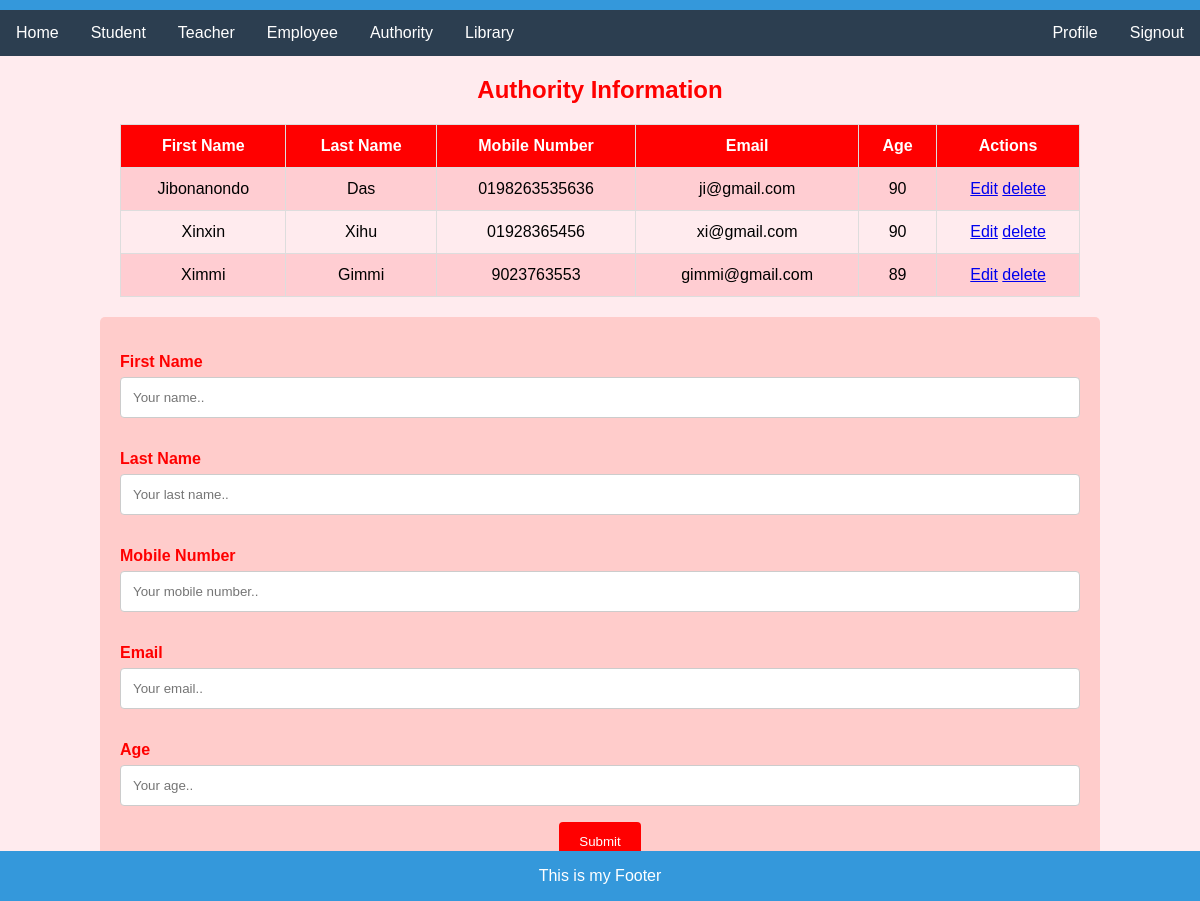
The app's page /authorityPage, older data.
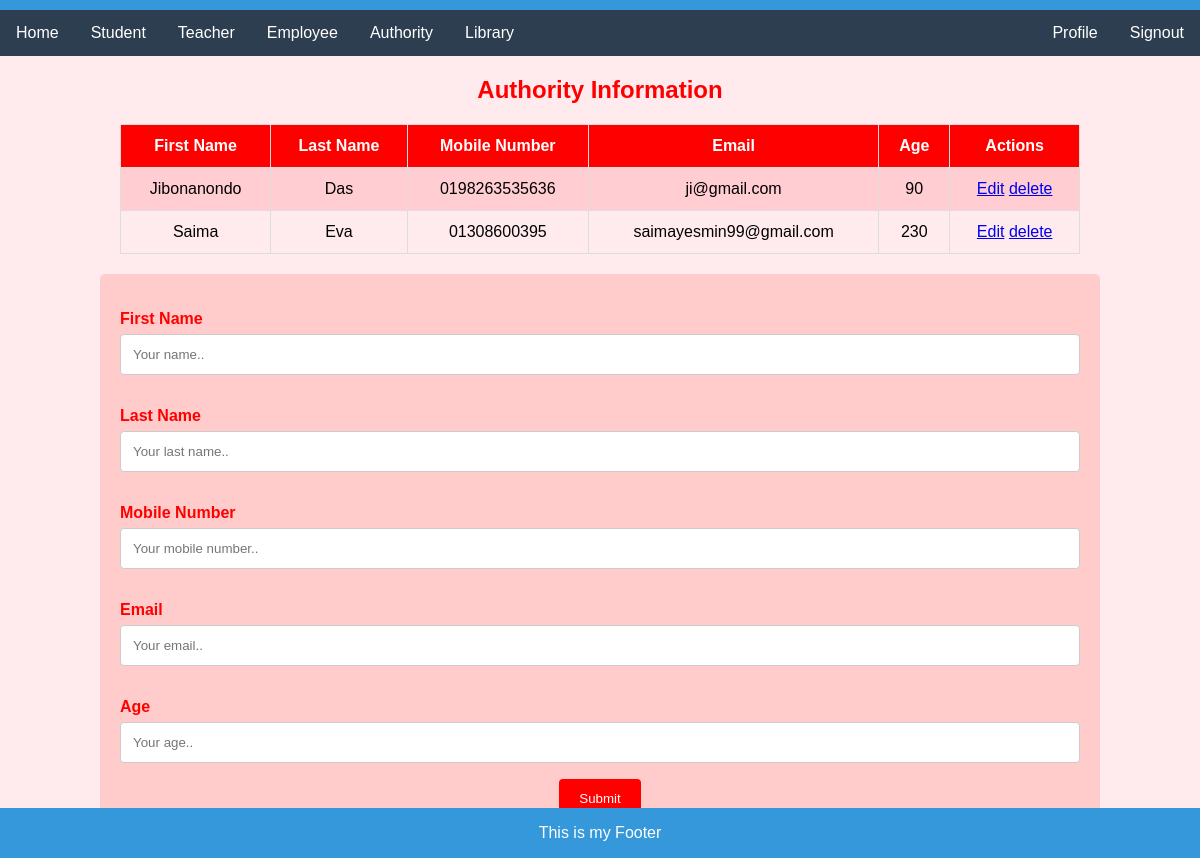
The same page, newer data.
### myApp/models.py (models this page shows, shortened)
class Authority(models.Model):
    First_Name=models.CharField(max_length=100, null=True)
    Last_Name=models.CharField(max_length=100, null=True)
    Mobile=models.CharField(max_length=100, null=True)
    Email=models.CharField(max_length=100, null=True)
    Age=models.CharField(max_length=100, null=True)

### myProject/views.py (the view)
# urls.py: path('authorityPage',authorityPage,name="authorityPageUrl"),
def authorityPage(request):
    authority = Authority.objects.all()
    context={
        "auth":authority,
    }
    return render(request,"authority.html",context)

### template/authority.html (shortened to what this page needs)
{% extends "home.html" %}
{% block content %}
<!DOCTYPE html>
<html lang="en">
<head>
</head>
<body>
  <h2>Authority Information</h2>
  <table>
    <tr>
      <th>First Name</th>
      <th>Last Name</th>
      <th>Mobile Number</th>
      <th>Email</th>
      <th>Age</th>
      <th>Actions</th>
    </tr>
    {% for i in auth %}
    <tr>
      <td>{{i.First_Name}}</td>
      <td>{{i.Last_Name}}</td>
      <td>{{i.Mobile}}</td>
      <td>{{i.Email}}</td>
      <td>{{i.Age}}</td>
      <td>
        <a href="{% url 'editAuthority' i.id  %}">Edit</a>
        <a href="{% url 'deleteAuthority' i.id  %}">delete</a>
      </td>
    </tr>
    {% endfor %}
  </table>
  <div class="container">
    <form action="{%url 'authorityAdd'%}" method='post'>
    <form>
      <label for="fname">First Name</label>
      <input type="text" id="fname" name="fname" placeholder="Your name..">
      <label for="lastname">Last Name</label>
      <input type="text" id="lastname" name="lname" placeholder="Your last name..">
      <label for="Mobile">Mobile Number</label>
      <input type="text" id="lname" name="mobile" placeholder="Your mobile number..">
      <label for="email">Email</label>
      <input type="text" id="email" name="email" placeholder="Your email..">
      <label for="age">Age</label>
      <input type="text" id="age" name="age" placeholder="Your age..">
      <input type="submit" value="Submit">
    </form>
  </div>
</body>
</html>
{% endblock %}

### template/home.html (shortened to what this page needs)
<!DOCTYPE html>
<html lang="en">
<head>
</head>
<body>
    {% include "navbar.html" %}
   {% block content %}{% endblock %}
   {% include "footer.html" %}
</body>
</html>

### template/navbar.html
{% block content%}
<header>
</header>
<nav>
    <a href="{% url 'homePageUrl' %}">Home</a>
    <a href="{% url 'studentPageUrl' %}">Student</a>
    <a href="{% url 'teacherPageUrl' %}">Teacher</a>
    <a href="{% url 'employeePageUrl' %}">Employee</a>
    <a href="{% url 'authorityPageUrl' %}">Authority</a>
    <a href="{% url 'libraryPageUrl' %}">Library</a>
    <a style="float:right" class="active" href="{% url 'loginPage' %}">Signout</a>
    <a style="float:right" class="active" href="{% url 'myprofile' %}">Profile</a>
</nav>
{% endblock %}

### template/footer.html
{% block content%}
<footer>
    <p>This is my Footer</p>
</footer>
{% endblock %}

### template/home.html (style rules this page uses)
body { font-family: 'Arial', sans-serif; margin: 0; padding: 0; background-color: #f9f9f9; height: 20000; }
header { background-color: #3498db; color: #fff; padding: 5px; text-align: center; }
nav { background-color: #2c3e50; overflow: hidden; }
nav a { display: block; color: white; text-align: center; padding: 14px 16px; text-decoration: none; transition: background-color 0.3s; }
nav a:not(:last-child) { float: left; }
nav a:last-child { float: none; }
.container { max-width: 1200px; margin: 20px auto; padding: 20px; background-color: #ecf0f1; border-radius: 8px; }
h2 { color: #3498db; }
footer { background-color: #3498db; color: white; padding: 0px; position: fixed; bottom: 0; width: 100%; text-align: center; }
body { font-family: Arial, Helvetica, sans-serif; text-align: center; background-color: #f2f2f2; }
h2 { color: #04AA6D; }
table { font-family: Arial, sans-serif; border-collapse: collapse; width: 80%; margin: 20px auto; }
th, td { border: 1px solid #dddddd; text-align: center; padding: 12px; }
th { background-color: #04AA6D; color: white; }
tr:nth-child(even) { background-color: #f9f9f9; }
.container { border-radius: 5px; background-color: #ffffff; padding: 20px; width: 80%; margin: 20px auto; }
label { display: block; margin-top: 16px; color: #04AA6D; font-weight: bold; text-align: left; }
input[type=text] { width: 100%; padding: 12px; border: 1px solid #ccc; border-radius: 4px; box-sizing: border-box; margin-top: 6px; margin-bottom: 16px; resize: vertical; }
input[type=submit] { background-color: #04AA6D; color: white; padding: 12px 20px; border: none; border-radius: 4px; cursor: pointer; }

### template/authority.html (style rules this page uses)
body { font-family: Arial, Helvetica, sans-serif; text-align: center; background-color: #ffebee; }
h2 { color: #ff0000; }
table { font-family: Arial, sans-serif; border-collapse: collapse; width: 80%; margin: 20px auto; }
th, td { border: 1px solid #dddddd; text-align: center; padding: 12px; }
th { background-color: #ff0000; color: white; }
tr:nth-child(even) { background-color: #ffcdd2; }
.container { border-radius: 5px; background-color: #ffcccb; padding: 20px; width: 80%; margin: 20px auto; }
label { display: block; margin-top: 16px; color: #ff0000; font-weight: bold; text-align: left; }
input[type=text] { width: 100%; padding: 12px; border: 1px solid #ccc; border-radius: 4px; box-sizing: border-box; margin-top: 6px; margin-bottom: 16px; resize: vertical; }
input[type=submit] { background-color: #ff0000; color: white; padding: 12px 20px; border: none; border-radius: 4px; cursor: pointer; }

Row changes from the older to the newer data that the page shows:
removed Authority: First_Name "Xinxin", Last_Name "Xihu", Mobile "01928365456", Email "xi@gmail.com", Age "90"
removed Authority: First_Name "Ximmi", Last_Name "Gimmi", Mobile "9023763553", Email "gimmi@gmail.com", Age "89"
added Authority: First_Name "Saima", Last_Name "Eva", Mobile "01308600395", Email "saimayesmin99@gmail.com", Age "230"
